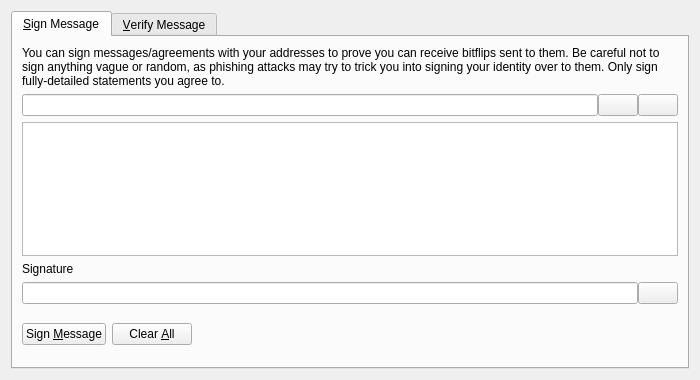
<?xml version="1.0" encoding="UTF-8"?>
<ui version="4.0">
 <class>SignVerifyMessageDialog</class>
 <widget class="QDialog" name="SignVerifyMessageDialog">
  <property name="geometry">
   <rect>
    <x>0</x>
    <y>0</y>
    <width>700</width>
    <height>380</height>
   </rect>
  </property>
  <property name="windowTitle">
   <string>Signatures - Sign / Verify a Message</string>
  </property>
  <property name="modal">
   <bool>true</bool>
  </property>
  <layout class="QVBoxLayout" name="verticalLayout">
   <item>
    <widget class="QTabWidget" name="tabWidget">
     <property name="currentIndex">
      <number>0</number>
     </property>
     <widget class="QWidget" name="tabSignMessage">
      <attribute name="title">
       <string>&amp;Sign Message</string>
      </attribute>
      <layout class="QVBoxLayout" name="verticalLayout_SM">
       <item>
        <widget class="QLabel" name="infoLabel_SM">
         <property name="text">
          <string>You can sign messages/agreements with your addresses to prove you can receive bitflips sent to them. Be careful not to sign anything vague or random, as phishing attacks may try to trick you into signing your identity over to them. Only sign fully-detailed statements you agree to.</string>
         </property>
         <property name="textFormat">
          <enum>Qt::PlainText</enum>
         </property>
         <property name="wordWrap">
          <bool>true</bool>
         </property>
        </widget>
       </item>
       <item>
        <layout class="QHBoxLayout" name="horizontalLayout_1_SM">
         <property name="spacing">
          <number>0</number>
         </property>
         <item>
          <widget class="QValidatedLineEdit" name="addressIn_SM">
           <property name="toolTip">
            <string>The BitFlip address to sign the message with</string>
           </property>
          </widget>
         </item>
         <item>
          <widget class="QPushButton" name="addressBookButton_SM">
           <property name="toolTip">
            <string>Choose previously used address</string>
           </property>
           <property name="text">
            <string/>
           </property>
           <property name="icon">
            <iconset resource="../bitcoin.qrc">
             <normaloff>:/icons/address-book</normaloff>:/icons/address-book</iconset>
           </property>
           <property name="shortcut">
            <string>Alt+A</string>
           </property>
           <property name="autoDefault">
            <bool>false</bool>
           </property>
          </widget>
         </item>
         <item>
          <widget class="QPushButton" name="pasteButton_SM">
           <property name="toolTip">
            <string>Paste address from clipboard</string>
           </property>
           <property name="text">
            <string/>
           </property>
           <property name="icon">
            <iconset resource="../bitcoin.qrc">
             <normaloff>:/icons/editpaste</normaloff>:/icons/editpaste</iconset>
           </property>
           <property name="shortcut">
            <string>Alt+P</string>
           </property>
           <property name="autoDefault">
            <bool>false</bool>
           </property>
          </widget>
         </item>
        </layout>
       </item>
       <item>
        <widget class="QPlainTextEdit" name="messageIn_SM">
         <property name="toolTip">
          <string>Enter the message you want to sign here</string>
         </property>
        </widget>
       </item>
       <item>
        <widget class="QLabel" name="signatureLabel_SM">
         <property name="text">
          <string>Signature</string>
         </property>
         <property name="textFormat">
          <enum>Qt::PlainText</enum>
         </property>
        </widget>
       </item>
       <item>
        <layout class="QHBoxLayout" name="horizontalLayout_2_SM">
         <property name="spacing">
          <number>0</number>
         </property>
         <item>
          <widget class="QLineEdit" name="signatureOut_SM">
           <property name="font">
            <font>
             <italic>true</italic>
            </font>
           </property>
           <property name="readOnly">
            <bool>true</bool>
           </property>
          </widget>
         </item>
         <item>
          <widget class="QPushButton" name="copySignatureButton_SM">
           <property name="toolTip">
            <string>Copy the current signature to the system clipboard</string>
           </property>
           <property name="text">
            <string/>
           </property>
           <property name="icon">
            <iconset resource="../bitcoin.qrc">
             <normaloff>:/icons/editcopy</normaloff>:/icons/editcopy</iconset>
           </property>
           <property name="autoDefault">
            <bool>false</bool>
           </property>
          </widget>
         </item>
        </layout>
       </item>
       <item>
        <layout class="QHBoxLayout" name="horizontalLayout_3_SM">
         <item>
          <widget class="QPushButton" name="signMessageButton_SM">
           <property name="toolTip">
            <string>Sign the message to prove you own this BitFlip address</string>
           </property>
           <property name="text">
            <string>Sign &amp;Message</string>
           </property>
           <property name="icon">
            <iconset resource="../bitcoin.qrc">
             <normaloff>:/icons/edit</normaloff>:/icons/edit</iconset>
           </property>
           <property name="autoDefault">
            <bool>false</bool>
           </property>
          </widget>
         </item>
         <item>
          <widget class="QPushButton" name="clearButton_SM">
           <property name="toolTip">
            <string>Reset all sign message fields</string>
           </property>
           <property name="text">
            <string>Clear &amp;All</string>
           </property>
           <property name="icon">
            <iconset resource="../bitcoin.qrc">
             <normaloff>:/icons/remove</normaloff>:/icons/remove</iconset>
           </property>
           <property name="autoDefault">
            <bool>false</bool>
           </property>
          </widget>
         </item>
         <item>
          <spacer name="horizontalSpacer_1_SM">
           <property name="orientation">
            <enum>Qt::Horizontal</enum>
           </property>
           <property name="sizeHint" stdset="0">
            <size>
             <width>40</width>
             <height>48</height>
            </size>
           </property>
          </spacer>
         </item>
         <item>
          <widget class="QLabel" name="statusLabel_SM">
           <property name="font">
            <font>
             <weight>75</weight>
             <bold>true</bold>
            </font>
           </property>
           <property name="text">
            <string/>
           </property>
           <property name="wordWrap">
            <bool>true</bool>
           </property>
          </widget>
         </item>
         <item>
          <spacer name="horizontalSpacer_2_SM">
           <property name="orientation">
            <enum>Qt::Horizontal</enum>
           </property>
           <property name="sizeHint" stdset="0">
            <size>
             <width>40</width>
             <height>48</height>
            </size>
           </property>
          </spacer>
         </item>
        </layout>
       </item>
      </layout>
     </widget>
     <widget class="QWidget" name="tabVerifyMessage">
      <attribute name="title">
       <string>&amp;Verify Message</string>
      </attribute>
      <layout class="QVBoxLayout" name="verticalLayout_VM">
       <item>
        <widget class="QLabel" name="infoLabel_VM">
         <property name="text">
          <string>Enter the receiver's address, message (ensure you copy line breaks, spaces, tabs, etc. exactly) and signature below to verify the message. Be careful not to read more into the signature than what is in the signed message itself, to avoid being tricked by a man-in-the-middle attack. Note that this only proves the signing party receives with the address, it cannot prove sendership of any transaction!</string>
         </property>
         <property name="textFormat">
          <enum>Qt::PlainText</enum>
         </property>
         <property name="alignment">
          <set>Qt::AlignLeading|Qt::AlignLeft|Qt::AlignTop</set>
         </property>
         <property name="wordWrap">
          <bool>true</bool>
         </property>
        </widget>
       </item>
       <item>
        <layout class="QHBoxLayout" name="horizontalLayout_1_VM">
         <property name="spacing">
          <number>0</number>
         </property>
         <item>
          <widget class="QValidatedLineEdit" name="addressIn_VM">
           <property name="toolTip">
            <string>The BitFlip address the message was signed with</string>
           </property>
          </widget>
         </item>
         <item>
          <widget class="QPushButton" name="addressBookButton_VM">
           <property name="toolTip">
            <string>Choose previously used address</string>
           </property>
           <property name="text">
            <string/>
           </property>
           <property name="icon">
            <iconset resource="../bitcoin.qrc">
             <normaloff>:/icons/address-book</normaloff>:/icons/address-book</iconset>
           </property>
           <property name="shortcut">
            <string>Alt+A</string>
           </property>
           <property name="autoDefault">
            <bool>false</bool>
           </property>
          </widget>
         </item>
        </layout>
       </item>
       <item>
        <widget class="QPlainTextEdit" name="messageIn_VM"/>
       </item>
       <item>
        <widget class="QValidatedLineEdit" name="signatureIn_VM"/>
       </item>
       <item>
        <layout class="QHBoxLayout" name="horizontalLayout_2_VM">
         <item>
          <widget class="QPushButton" name="verifyMessageButton_VM">
           <property name="toolTip">
            <string>Verify the message to ensure it was signed with the specified BitFlip address</string>
           </property>
           <property name="text">
            <string>Verify &amp;Message</string>
           </property>
           <property name="icon">
            <iconset resource="../bitcoin.qrc">
             <normaloff>:/icons/transaction_0</normaloff>:/icons/transaction_0</iconset>
           </property>
           <property name="autoDefault">
            <bool>false</bool>
           </property>
          </widget>
         </item>
         <item>
          <widget class="QPushButton" name="clearButton_VM">
           <property name="toolTip">
            <string>Reset all verify message fields</string>
           </property>
           <property name="text">
            <string>Clear &amp;All</string>
           </property>
           <property name="icon">
            <iconset resource="../bitcoin.qrc">
             <normaloff>:/icons/remove</normaloff>:/icons/remove</iconset>
           </property>
           <property name="autoDefault">
            <bool>false</bool>
           </property>
          </widget>
         </item>
         <item>
          <spacer name="horizontalSpacer_1_VM">
           <property name="orientation">
            <enum>Qt::Horizontal</enum>
           </property>
           <property name="sizeHint" stdset="0">
            <size>
             <width>40</width>
             <height>48</height>
            </size>
           </property>
          </spacer>
         </item>
         <item>
          <widget class="QLabel" name="statusLabel_VM">
           <property name="font">
            <font>
             <weight>75</weight>
             <bold>true</bold>
            </font>
           </property>
           <property name="text">
            <string/>
           </property>
           <property name="wordWrap">
            <bool>true</bool>
           </property>
          </widget>
         </item>
         <item>
          <spacer name="horizontalSpacer_2_VM">
           <property name="orientation">
            <enum>Qt::Horizontal</enum>
           </property>
           <property name="sizeHint" stdset="0">
            <size>
             <width>40</width>
             <height>48</height>
            </size>
           </property>
          </spacer>
         </item>
        </layout>
       </item>
      </layout>
     </widget>
    </widget>
   </item>
  </layout>
 </widget>
 <customwidgets>
  <customwidget>
   <class>QValidatedLineEdit</class>
   <extends>QLineEdit</extends>
   <header>qvalidatedlineedit.h</header>
  </customwidget>
 </customwidgets>
 <resources>
  <include location="../bitcoin.qrc"/>
 </resources>
 <connections/>
</ui>
